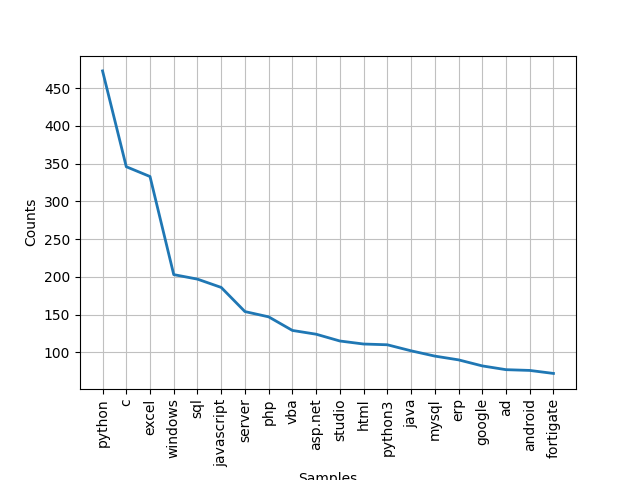

Reproduce this figure in Python.
import nltk
from nltk.tokenize import word_tokenize
from nltk.probability import FreqDist
from nltk.corpus import stopwords
import matplotlib.pyplot as plt

dict_file = "dict.txt"  # 字典檔
stopwords = "stopwords.txt"  # 停用詞檔案
fontpath = "DFKangKaiStd-W5.otf"  # 字型檔

IThelps_file = "IThelp_tags.txt"  # 文檔
pngfile = "python.jpg"  # 底圖

# 下載 Punkt Tokenizer 模型
nltk.download('punkt')

# 讀取停用詞檔案
with open(stopwords, "r", encoding="utf-8") as stopfile:
    stop_words = stopfile.read().splitlines()

# 讀取文檔內容
with open(IThelps_file, "r", encoding="utf-8") as file:
    text = file.read()

# 使用 nltk 的 word_tokenize 函數將文檔分詞
tokens = word_tokenize(text)

# 過濾停用詞
filtered_tokens = [word.lower() for word in tokens if word.lower() not in stop_words]

# 使用 nltk 的 FreqDist 函數計算字詞頻率
freq_dist = FreqDist(filtered_tokens)

# 取得前 30 高頻字詞
top_words = freq_dist.most_common(30)

# 繪製頻率分佈圖
freq_dist.plot(20, cumulative=False)
plt.show()
